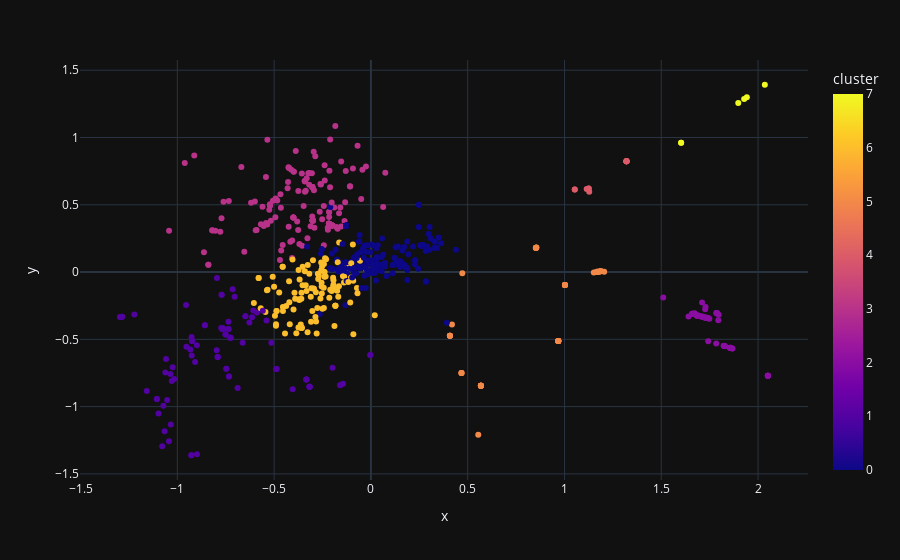
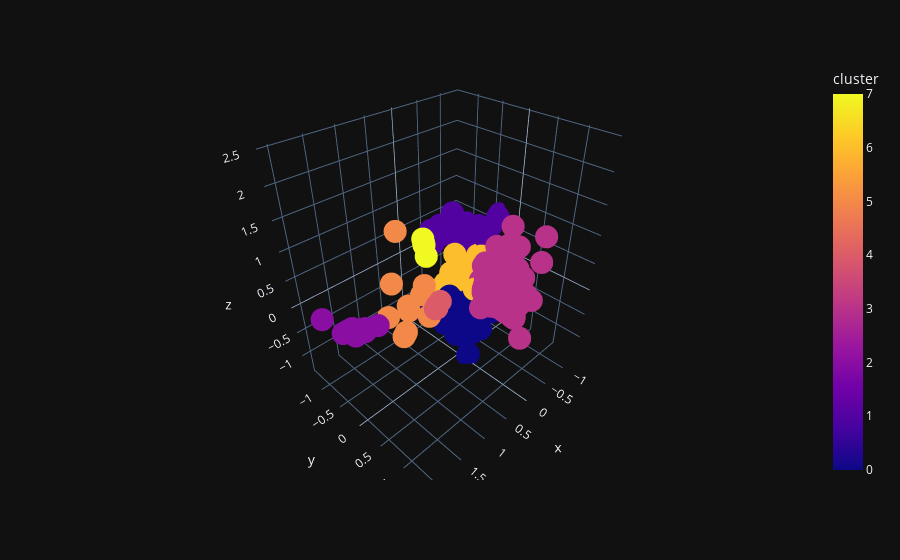

The notebook cell these images were saved under, in order:
### Markdown cell above
## KMeans

### Code cell
clustering = KMeans().fit_predict(X_emb)
cluster_df = pd.DataFrame.from_dict(clustering)
X_df = pd.DataFrame.from_dict(X_emb)

X_df['cluster'] = cluster_df
X_df['title'] = df.title
X_df.columns = ['x', 'y', 'z', 'cluster', 'title']
print('Cluster counts:')
print(X_df.cluster.value_counts())
fig = px.scatter(X_df, x='x', y='y', hover_name='title', color='cluster')
fig.show()
fig = px.scatter_3d(X_df, x='x', y='y', z='z', hover_name='title', color='cluster')
fig.show()

### Figure 1 — Plotly figure (JSON) as saved in the notebook; plotly's stock layout.template omitted (floating-point values rounded to 4 significant figures; data arrays with more than 128 entries replaced by an {"elided": "..."} marker saying what was removed)
{"data": [{"hovertemplate": "<b>%{hovertext}</b><br><br>x=%{x}<br>y=%{y}<br>cluster=%{marker.color}<extra></extra>", "hovertext": {"elided": "657 str values"}, "legendgroup": "", "marker": {"color": {"elided": "657 int values"}, "coloraxis": "coloraxis", "symbol": "circle"}, "mode": "markers", "name": "", "orientation": "v", "showlegend": false, "x": {"elided": "657 float values"}, "xaxis": "x", "y": {"elided": "657 float values"}, "yaxis": "y", "type": "scatter"}], "layout": {"xaxis": {"anchor": "y", "domain": [0.0, 1.0], "title": {"text": "x"}}, "yaxis": {"anchor": "x", "domain": [0.0, 1.0], "title": {"text": "y"}}, "coloraxis": {"colorbar": {"title": {"text": "cluster"}}, "colorscale": [[0.0, "#0d0887"], [0.1111, "#46039f"], [0.2222, "#7201a8"], [0.3333, "#9c179e"], [0.4444, "#bd3786"], [0.5556, "#d8576b"], [0.6667, "#ed7953"], [0.7778, "#fb9f3a"], [0.8889, "#fdca26"], [1.0, "#f0f921"]]}, "legend": {"tracegroupgap": 0}, "margin": {"t": 60}}}

### Figure 2 — Plotly figure (JSON) as saved in the notebook; plotly's stock layout.template omitted (floating-point values rounded to 4 significant figures; data arrays with more than 128 entries replaced by an {"elided": "..."} marker saying what was removed)
{"data": [{"hovertemplate": "<b>%{hovertext}</b><br><br>x=%{x}<br>y=%{y}<br>z=%{z}<br>cluster=%{marker.color}<extra></extra>", "hovertext": {"elided": "657 str values"}, "legendgroup": "", "marker": {"color": {"elided": "657 int values"}, "coloraxis": "coloraxis", "symbol": "circle"}, "mode": "markers", "name": "", "scene": "scene", "showlegend": false, "x": {"elided": "657 float values"}, "y": {"elided": "657 float values"}, "z": {"elided": "657 float values"}, "type": "scatter3d"}], "layout": {"scene": {"domain": {"x": [0.0, 1.0], "y": [0.0, 1.0]}, "xaxis": {"title": {"text": "x"}}, "yaxis": {"title": {"text": "y"}}, "zaxis": {"title": {"text": "z"}}}, "coloraxis": {"colorbar": {"title": {"text": "cluster"}}, "colorscale": [[0.0, "#0d0887"], [0.1111, "#46039f"], [0.2222, "#7201a8"], [0.3333, "#9c179e"], [0.4444, "#bd3786"], [0.5556, "#d8576b"], [0.6667, "#ed7953"], [0.7778, "#fb9f3a"], [0.8889, "#fdca26"], [1.0, "#f0f921"]]}, "legend": {"tracegroupgap": 0}, "margin": {"t": 60}}}
